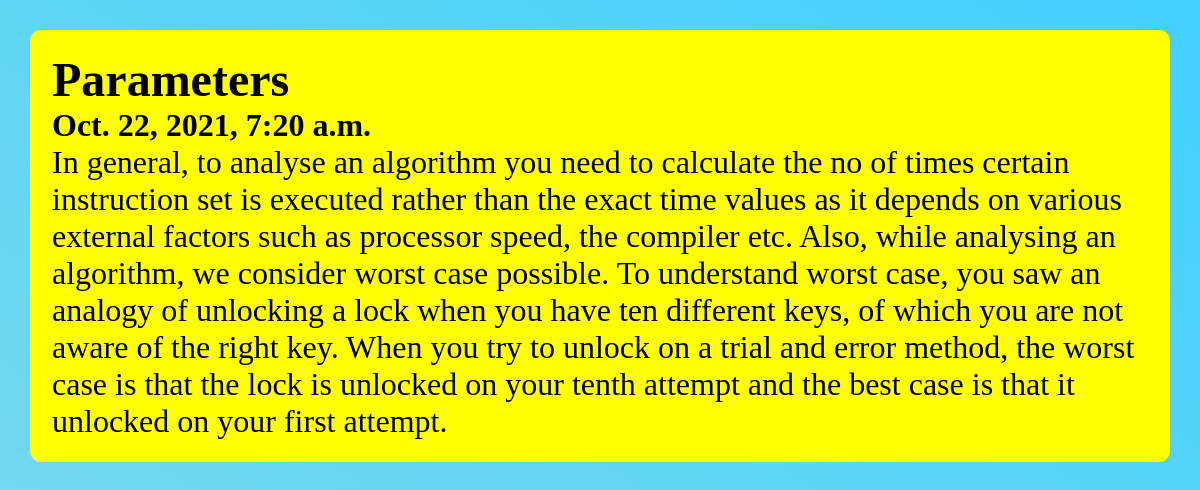
Screenshot of /post/8 with the database file from the repository.
### project/views.py (the view)
# urls.py: path('post/<str:pk>', views.post, name='post'),
def post(request, pk):
    posts = Post.objects.get(id=pk)
    return render(request, 'posts.html', {'posts': posts})

### templates/posts.html (shortened to what this page needs)
{% load static %}
<!DOCTYPE html>
<html lang="en">
<head>
    <link rel="stylesheet" href="{% static 'style.css' %}">
</head>
<body>
    <section class="body-sec" id="post">
        <h1>{{posts.title}}</h1>
        <h4>{{posts.created_at}}</h4>
        <p>{{posts.body}}</p>
    </section>
</body>
</html>

### static/style.css (style rules this page uses)
* { margin: 0; padding: 0; box-sizing: border-box; }
body { height: 100%; background: linear-gradient(to right top, #7ddbea, #41d0ff) no-repeat center center fixed; width: 100%; }
.body-sec { font-size: 2rem; border-radius: 11px; margin: 30px; padding: 22px; background: yellow; color: black; display: flex; flex-direction: column; justify-content: center; }

### rows the page displays
Post: title "Parameters", created_at "Oct. 22, 2021, 7:20 a.m.", body "In general, to analyse an algorithm you need to calculate the no of times certain instruction set is executed rather than the exact time values as it depends on various external factors such as processor speed, the compiler etc. Also, while analysing an algorithm, we consider worst case possible. To understand worst case, you saw an analogy of unlocking a lock when you have ten different keys, of which you are not aware of the right key. When you try to unlock on a trial and error method, the worst case is that the lock is unlocked on your tenth attempt and the best case is that it unlocked on your first attempt."
